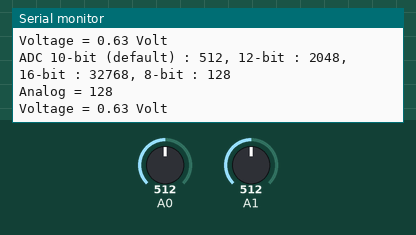
Simulated run of this sketch. Board: Arduino Zero (SAMD21). Parts: the last lines printed to the serial monitor. Inputs (shaded band) come from the test bench; at power-on: A0 = 512, A1 = 512 (analog values on the 0–1023 scale).

Above: at 2.8 s.
2.9 s: A0 set to 716
At 3.9 s:
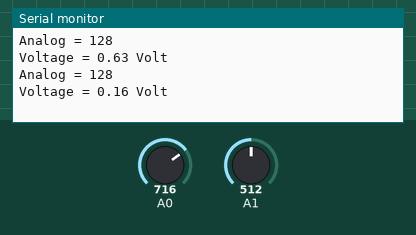
4.4 s: A1 set to 716
At 5.7 s:
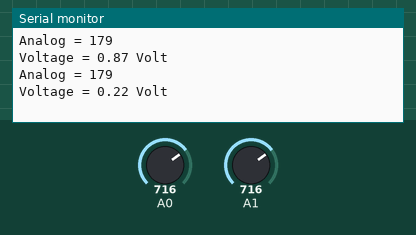
5.9 s: A0 set to 900
At 6.8 s:
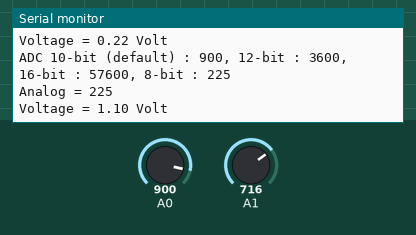
7.4 s: A1 set to 900
At 7.4 s:
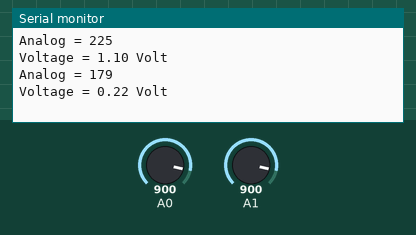
Timing chart, 0 to 9.9 s (numbered marks = the images above; inputs shaded):
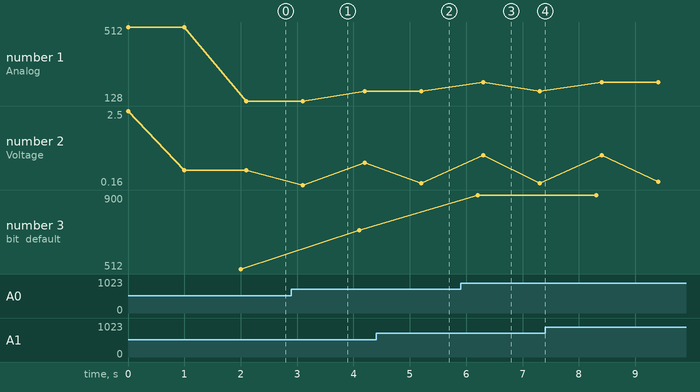

The sketch:

adcCast.ino
```cpp
void setup() {
  Serial.begin(9600);
}

void loop() {

  int inputPin = analogRead(A0);
  float volt = inputPin * (5.0 / 1023.0);
  Serial.print("Analog = ");
  Serial.println(inputPin);
  Serial.print("Voltage = ");
  Serial.print(volt);
  Serial.println(" Volt");
  delay(1000);

  // Casting 12 bit
  int inputPin2 = analogRead(A1);
  float volt2 = inputPin2 * (5.0 / 4095.0); // 4095 karena 12 bit
  Serial.print("Analog = ");
  Serial.println(inputPin2);
  Serial.print("Voltage = ");
  Serial.print(volt2);
  Serial.println(" Volt");
  delay(1000);


  // Membaca dengan analogReadResolution pada board Arduino SAM
  // Membaca input A0 pada resolusi default (10 bits)
  analogReadResolution(10);
  Serial.print("ADC 10-bit (default) : ");
  Serial.print(analogRead(A0));

  // mengganti resolusi 12 bits dari pin A0
  analogReadResolution(12);
  Serial.print(", 12-bit : ");
  Serial.print(analogRead(A0));

  // mengganti resolusi 16 bits dari pin A0
  analogReadResolution(16);
  Serial.print(", 16-bit : ");
  Serial.print(analogRead(A0));

  // mengganti resolusi 8 bits dari pin A0
  analogReadResolution(8);
  Serial.print(", 8-bit : ");
  Serial.println(analogRead(A0));

  delay(100);
}
```

Measured:
- after the input at 4.4 s, the serial monitor: prints a new line after 0.80 s (image 2)
- after the input at 5.9 s, the serial monitor: prints a new line after 0.30 s (image 3)
- plotted number 1: 128 → 179 after the input at 2.9 s
- plotted number 2: 0.63 → 0.87 after the input at 2.9 s, 0.87 → 0.22 after the input at 4.4 s, 0.22 → 0.27 after the input at 7.4 s
- plotted number 3: 512 → 716 after the input at 2.9 s, 716 → 900 after the input at 5.9 s
